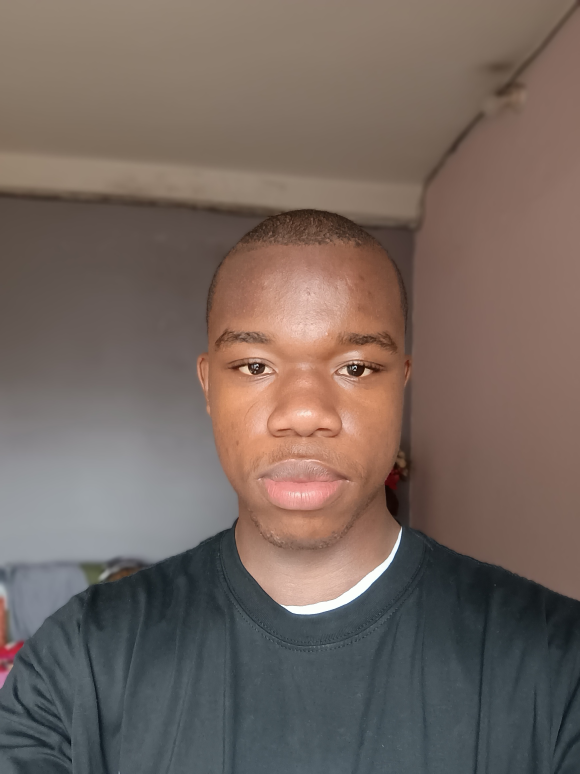
#> input picture OpenCV by Brunel/IMG_20250218_093953263_PORTRAIT.jpg, 1740 x 2320 px (shown at 1/3 size)
$ jupyter execute 'Color Space.ipynb'
#> lines starting #> are read from the running program, lines starting #| are printed output that depends on the picture
#> further down, img is the input picture: shape (2320, 1740, 3); mean B, G, R 95.3, 102.4, 116.6
[cell 1]
import cv2
import numpy as np
import matplotlib.pyplot as plt

[cell 2]
def rescaleFrame(frame, scale = 0.15): #This function allows to resize a picture
#> called with scale = 0.15
    width = int(frame.shape[1] * scale)
#> width = 261
    height = int(frame.shape[0] * scale)
#> height = 348
    dimensions = (width, height)
#> dimensions = (261, 348)
    return cv2.resize(frame, dimensions, interpolation=cv2.INTER_AREA)
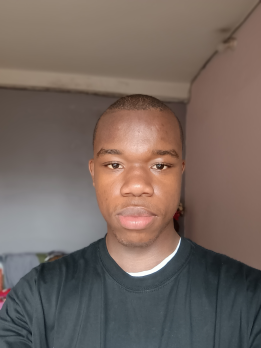
#> returned value: shape (348, 261, 3); mean of channels 0, 1, 2 95.3, 102.4, 116.6; drawn as B, G, R

[cell 3]
img = cv2.imread('IMG_20250218_093953263_PORTRAIT.jpg')
img_1 = rescaleFrame(img)
cv2.imshow('img', img_1)
#plt.imshow(img_1)
#plt.show()

gray = cv2.cvtColor(img_1, cv2.COLOR_BGR2GRAY)
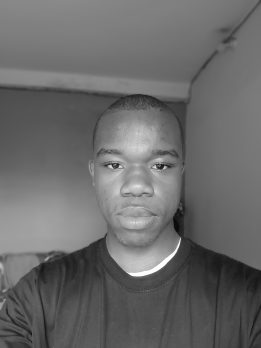
#> gray: shape (348, 261); min 10, max 254, mean 105.8
cv2.imshow('grayed img', gray)

#BGR(Blue Green Red) to HSV(High Saturation Value)
hsv = cv2.cvtColor(img_1, cv2.COLOR_BGR2HSV)
#> hsv: shape (348, 261, 3); mean H, S, V 41.7, 62.8, 121.3
cv2.imshow('HSV img', hsv)

#BGR to L*a*b
lab = cv2.cvtColor(img_1, cv2.COLOR_BGR2LAB)
#> lab: shape (348, 261, 3); mean of channels 0, 1, 2 113, 132.6, 134.1
cv2.imshow('LAB img', lab)

rgb = cv2.cvtColor(img_1, cv2.COLOR_BGR2RGB)
cv2.imshow('rgb img', rgb)

cv2.waitKey(0)

$ run again, with OpenCV by Brunel/20230312_091308 (1).jpg copied over OpenCV by Brunel/IMG_20250218_093953263_PORTRAIT.jpg
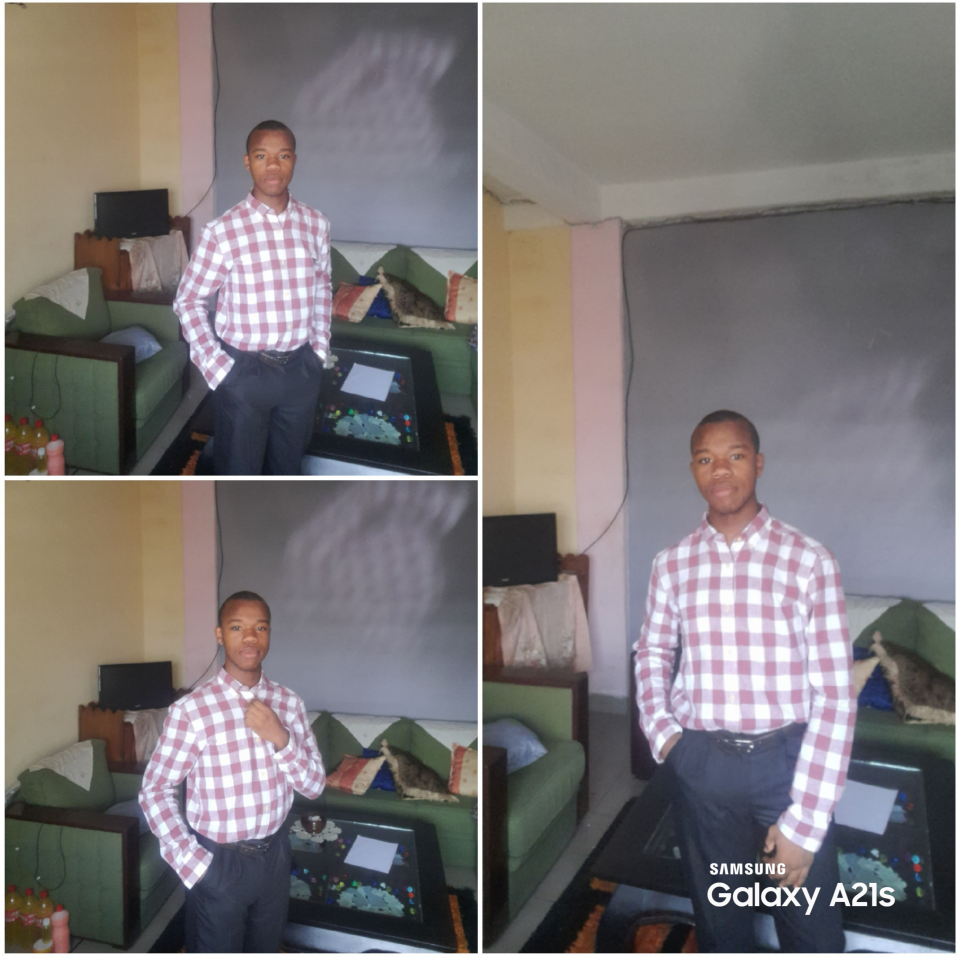
#> input picture OpenCV by Brunel/20230312_091308 (1).jpg, 2874 x 2874 px (shown at 1/3 size)
#> img is the input picture: shape (2874, 2874, 3); mean B, G, R 116.5, 116.3, 121.3
#> in rescaleFrame, `return cv2.resize(frame, dimensions, interpolation=cv2.INTER_AREA)`:
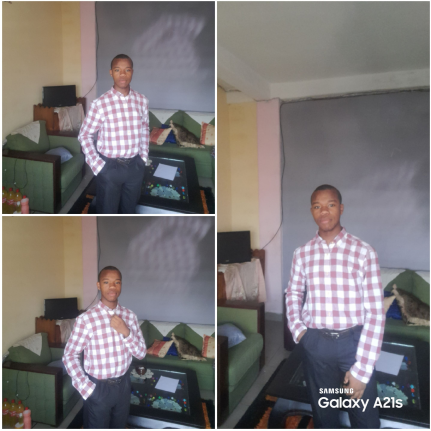
#> returned value: shape (431, 431, 3); mean of channels 0, 1, 2 116.5, 116.3, 121.3; drawn as B, G, R
#> `gray = cv2.cvtColor(img_1, cv2.COLOR_BGR2GRAY)`:
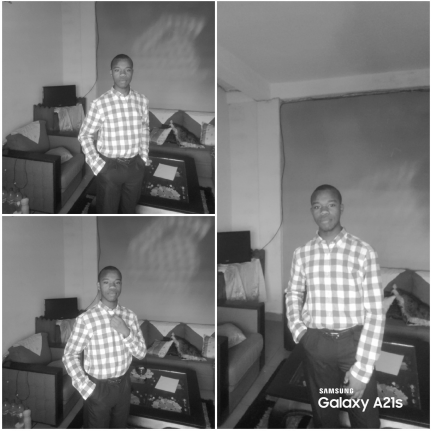
#> gray: shape (431, 431); min 13, max 255, mean 117.8
#> hsv: shape (431, 431, 3); mean H, S, V 81.9, 41.2, 128.2
#> lab: shape (431, 431, 3); mean of channels 0, 1, 2 124.2, 130.2, 128.6

$ run again, with OpenCV by Brunel/4112d43fef464f46a1d68b0de05d8369.jpg copied over OpenCV by Brunel/IMG_20250218_093953263_PORTRAIT.jpg
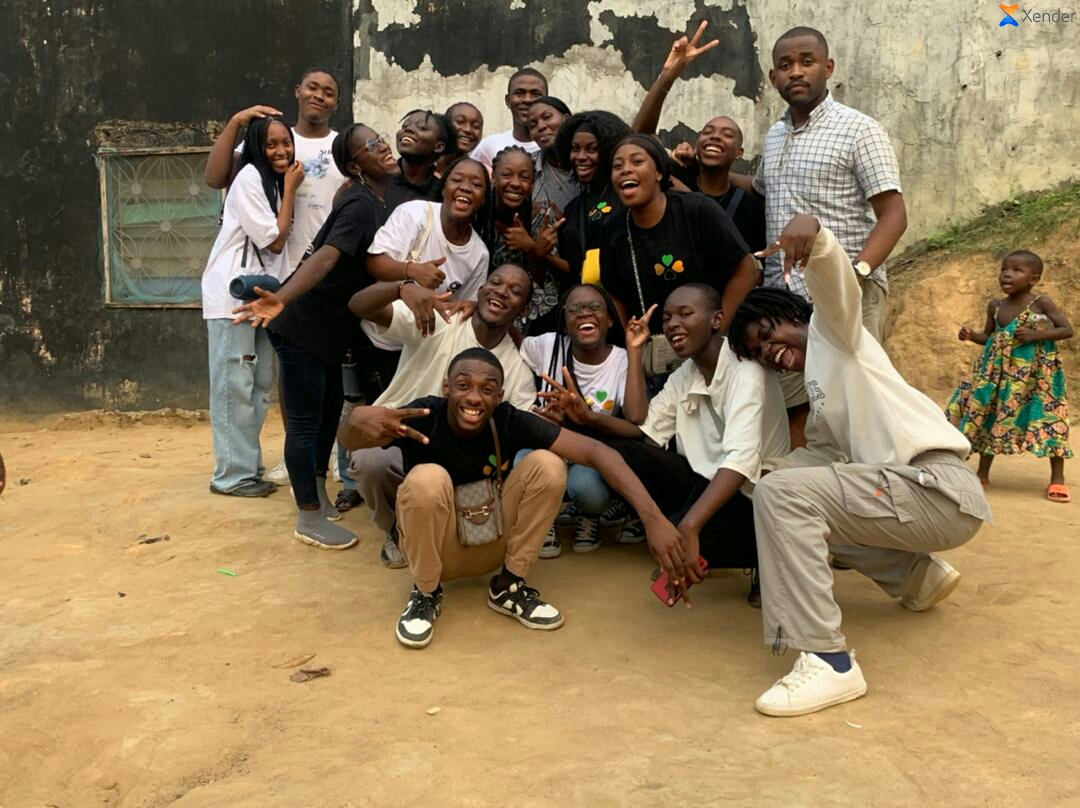
#> input picture OpenCV by Brunel/4112d43fef464f46a1d68b0de05d8369.jpg, 1080 x 808 px
#> img is the input picture: shape (808, 1080, 3); mean B, G, R 89.6, 121.1, 141.4
#> in rescaleFrame, `return cv2.resize(frame, dimensions, interpolation=cv2.INTER_AREA)`:
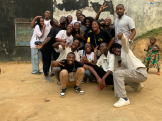
#> returned value: shape (121, 162, 3); mean of channels 0, 1, 2 89.6, 121.1, 141.4; drawn as B, G, R
#> `gray = cv2.cvtColor(img_1, cv2.COLOR_BGR2GRAY)`:
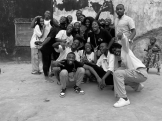
#> gray: shape (121, 162); min 1, max 246, mean 123.5
#> hsv: shape (121, 162, 3); mean H, S, V 25.3, 95.5, 142.1
#> lab: shape (121, 162, 3); mean of channels 0, 1, 2 129.9, 131.4, 147.7

$ run again, with OpenCV by Brunel/istockphoto-1243279901-612x612.jpg copied over OpenCV by Brunel/IMG_20250218_093953263_PORTRAIT.jpg
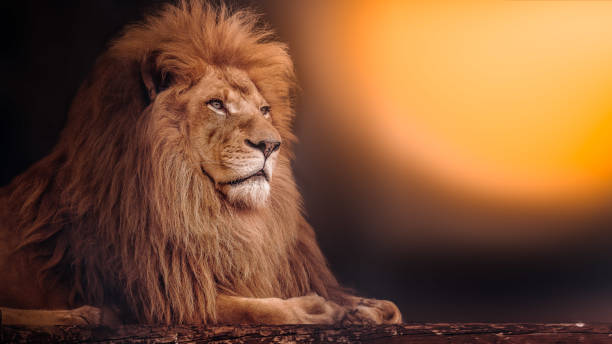
#> input picture OpenCV by Brunel/istockphoto-1243279901-612x612.jpg, 612 x 344 px
#> img is the input picture: shape (344, 612, 3); mean B, G, R 52.7, 82.6, 125.9
#> in rescaleFrame, `return cv2.resize(frame, dimensions, interpolation=cv2.INTER_AREA)`:
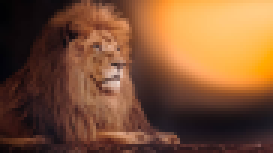
#> returned value: shape (51, 91, 3) (shown 3 times larger); mean of channels 0, 1, 2 52.7, 82.6, 125.9; drawn as B, G, R
#> `gray = cv2.cvtColor(img_1, cv2.COLOR_BGR2GRAY)`:
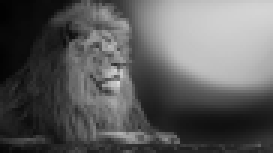
#> gray: shape (51, 91) (shown 3 times larger); min 2, max 219, mean 92.1
#> hsv: shape (51, 91, 3); mean H, S, V 44, 135.2, 126
#> lab: shape (51, 91, 3); mean of channels 0, 1, 2 96.6, 142.7, 150.7
